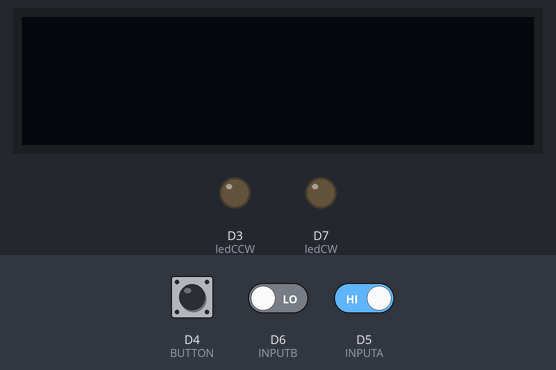
The sketch below on a simulated ESP8266 (Wemos D1 mini). Parts: 128×32 one-colour display, output pins drawn as LEDs (lit = HIGH). The test bench sets the inputs (shaded band); at power-on: D5 (INPUTA) HIGH, D4 (BUTTON) HIGH, D6 (INPUTB) LOW. The display library's start-up logo is not drawn; what the sketch prints to the serial monitor is not drawn.

Above: at 3.2 s.
3.3 s: D5 (INPUTA) driven LOW
At 3.9 s:
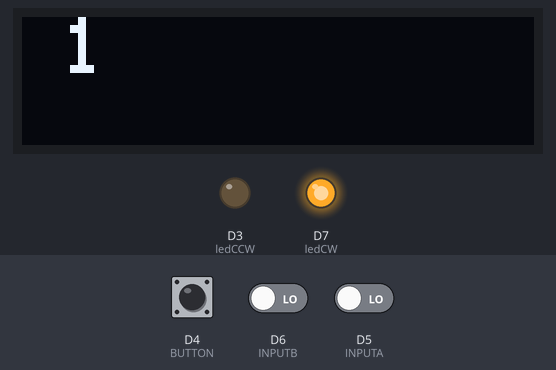
4.8 s: D5 (INPUTA) driven HIGH
At 6.0 s:
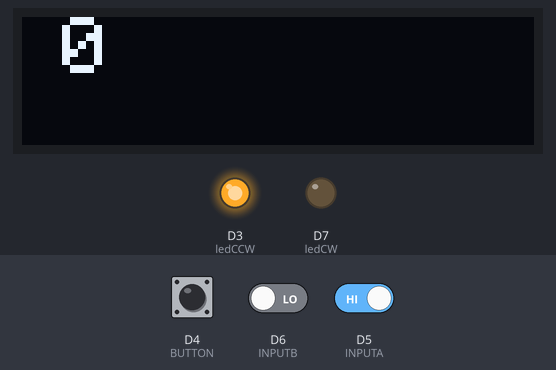
6.3 s: D4 (BUTTON) pulled LOW for 0.15 s
At 6.9 s:
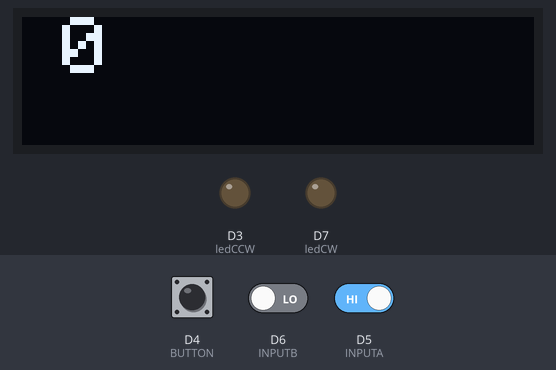
Timing chart, 0 to 9.3 s (numbered marks = the images above; inputs shaded):
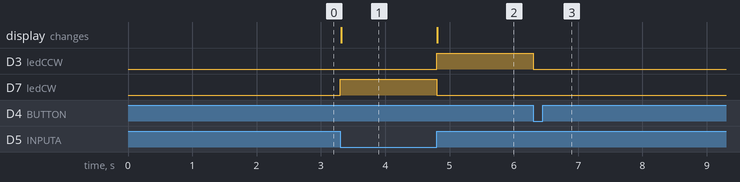

The sketch:

ledFinder.ino
```cpp
#define SKETCH "ledFinder2.ino"

/*
   Need to try different pins for the encoder because D1 and D2 are needed for i2c (display)
*/

/**************************************************************************
  This sketch lights one LED at a time from the rotary encoder count.
  Using a 128x32 pixel display using I2C on a Wemos D1 Mini
  Rotary encoder on SDA(D2)/SCL(D1) pins
  **************************************************************************/

#include <SPI.h>
#include <Wire.h>
#include <Adafruit_GFX.h>
#include <Adafruit_SSD1306.h>

#define SCREEN_WIDTH 128    // OLED display width, in pixels
#define SCREEN_HEIGHT 32    // OLED display height, in pixels

// Declare the SSD1306 display connected to I2C: SDA(D2), SCL(D1) pins.
// On the Wemos D1 Mini:   D2(SDA),  D1(SCL)
#define OLED_RESET     0    // Reset pin # (0 for Wemos or ESP8266)
#define SCREEN_ADDRESS 0x3C // 0x3D for 128x64, 0x3C for 128x32
Adafruit_SSD1306 display(SCREEN_WIDTH, SCREEN_HEIGHT, &Wire, OLED_RESET);


// ----- Rotary Encoder -----
#define INPUTA D5           //A (CLK)
#define INPUTB D6           //B (DT)
#define BUTTON D4           //Button, if the encoder has one.

// LED Outputs
#define ledCW D7
#define ledCCW D3

int counter = 0;
int currentStateCLK;
int previousStateCLK;

char encoderDirection[] = "CCW";


// ---------------- setup ----------------
void setup() {
  pinMode (INPUTA, INPUT);
  pinMode (INPUTB, INPUT);
  pinMode (BUTTON, INPUT_PULLUP);
  pinMode (ledCW, OUTPUT);
  pinMode (ledCCW, OUTPUT);


  Serial.begin (115200);
  Serial.println();
  Serial.println(SKETCH);


  // Read the initial state of INPUTA
  // Assign to previousStateCLK variable
  previousStateCLK = digitalRead(INPUTA);


  // Generate display voltage from 3.3V internally
  if (!display.begin(SSD1306_SWITCHCAPVCC, SCREEN_ADDRESS)) {
    Serial.println(F("SSD1306 allocation failed"));
    for (;;); // Don't proceed, loop forever
  }

  // Show initial display buffer contents on the screen --
  // the library initializes this with an Adafruit splash screen.
  display.display();
  delay(2000); // Pause for 2 seconds
  display.clearDisplay();

}


// ---------------- loop ----------------
void loop() {

  if (digitalRead(BUTTON) == 0) {
    counter = 0;        //Reset the count if pressed.
    digitalWrite(ledCW, LOW);         //Turn off the LEDS
    digitalWrite(ledCCW, LOW);
    strcpy(encoderDirection, "---");
  }

  currentStateCLK = digitalRead(INPUTA);

  // If the previous and the current state of the INPUTA are different then a pulse has occured
  if (currentStateCLK != previousStateCLK) {

    // If the INPUTB state is different than the INPUTA state then
    // the encoder is rotating counterclockwise
    if (digitalRead(INPUTB) != currentStateCLK) {
      counter --;
      strcpy(encoderDirection, "CCW");
      digitalWrite(ledCW, LOW);
      digitalWrite(ledCCW, HIGH);

    } else {
      // Encoder is rotating clockwise
      counter ++;
      strcpy(encoderDirection, "CW ");
      digitalWrite(ledCW, HIGH);
      digitalWrite(ledCCW, LOW);

    }
    showCounter();
  }
  // Update previousStateCLK with the current state
  previousStateCLK = currentStateCLK;
}
```

functions.ino
```cpp
//--------------- showCounter ---------------
void showCounter() {
  //Serial.print("Direction: ");
  Serial.print(encoderDirection);
  Serial.print(", ");
  //Serial.println(counter);

  char buffer[10];
  sprintf(buffer, "%d", counter);
  //Serial.print(F("char buffer= "));
  Serial.println(buffer);


  display.clearDisplay();
  display.setTextSize(2); // Draw 2X-scale text
  display.setTextColor(SSD1306_WHITE);
  display.setCursor(10, 0);
  display.println(buffer);
  display.display();
  delay(100);
}
```

Measured:
- after the input at 3.3 s, D7 (ledCW): LOW → HIGH at once; the display: changes at once (image 1)
- after the input at 4.8 s, D3 (ledCCW): LOW → HIGH at once; D7 (ledCW): HIGH → LOW at once; the display: changes at once (image 2)
- after the input at 6.3 s, D3 (ledCCW): HIGH → LOW at once
